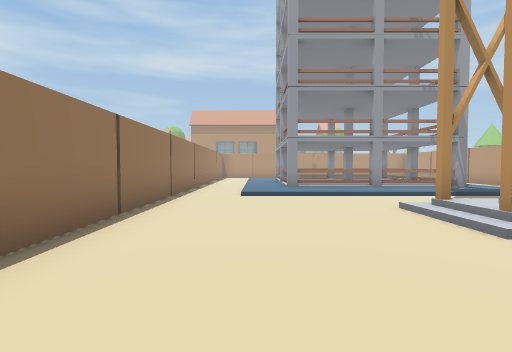
[1] (above)

16 first-person views from a walk through a Unity game level. The camera is 1.4 m above the floor, tilts 2° down and sees 85° across. The floor is counted in squares, 2 m on a side. Each view is taken from the middle of a square. On the plan, view 1 faces up. The plan holds only what a view shows up to about 9 squares ahead; the rest is blank. The place goes on beyond the plan.

[2]
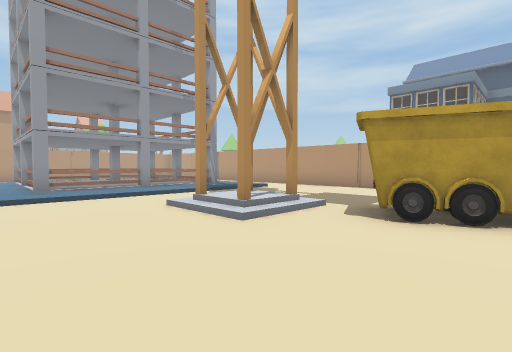

[3]
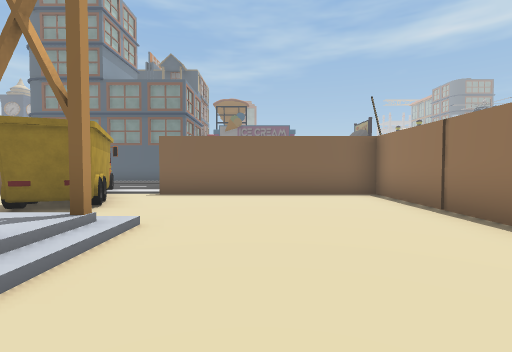

[4]
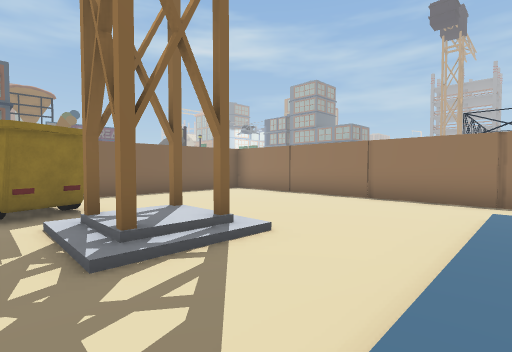

[5]
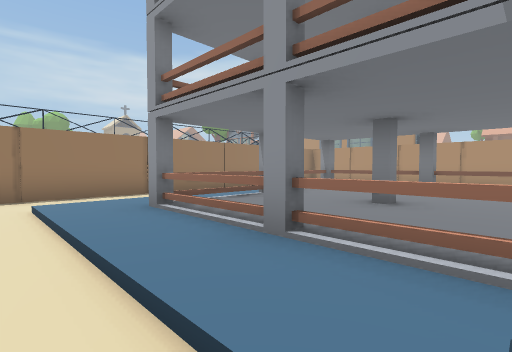

[6]
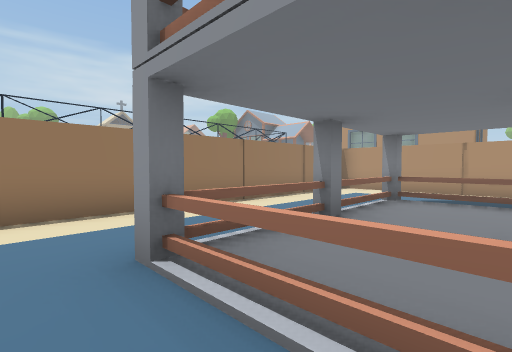

[7]
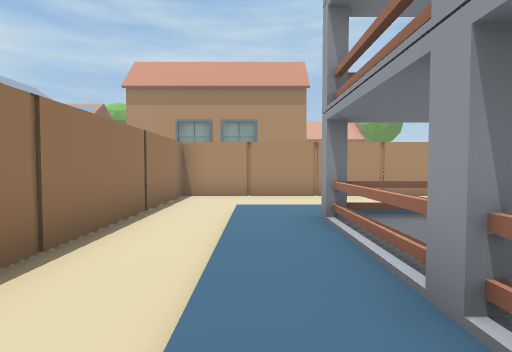

[8]
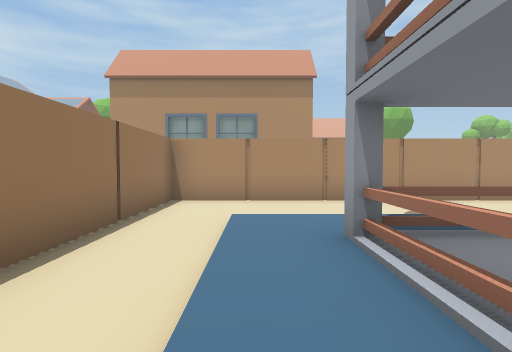

[9]
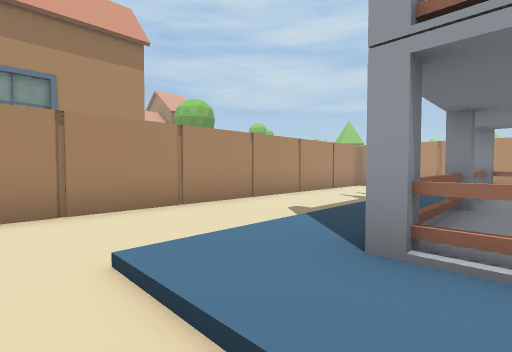

[10]
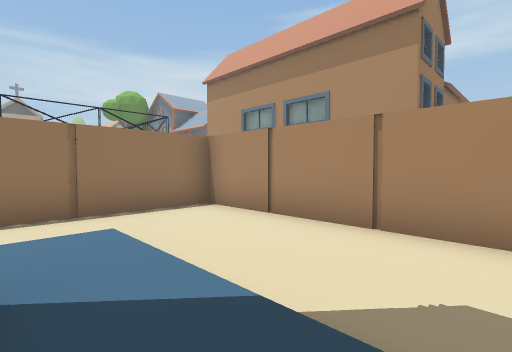

[11]
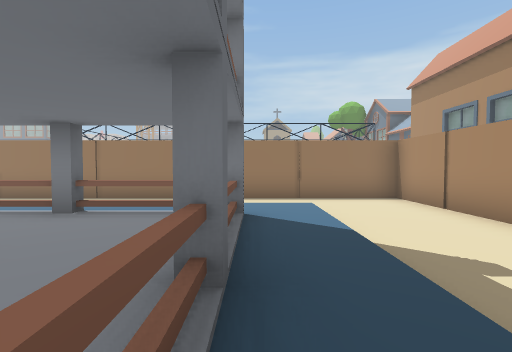

[12]
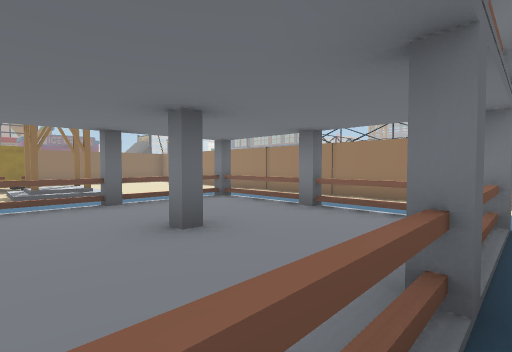

[13]
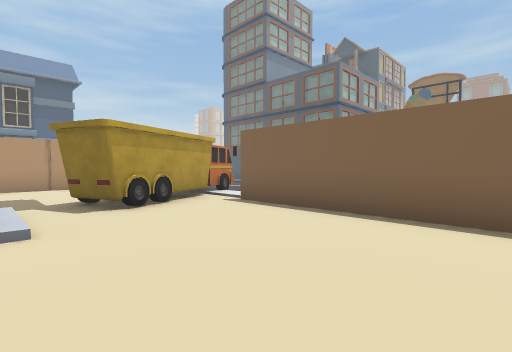

[14]
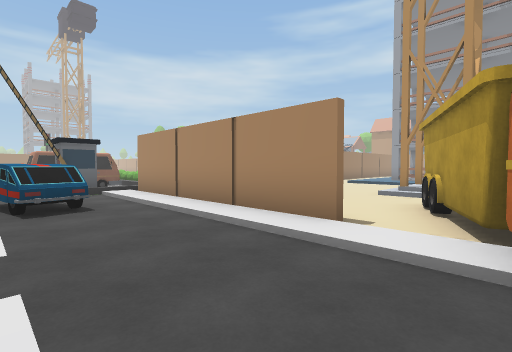

[15]
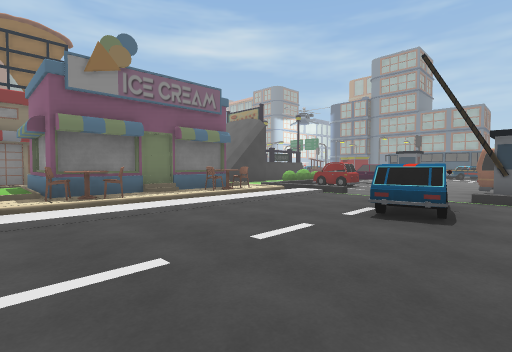

[16]
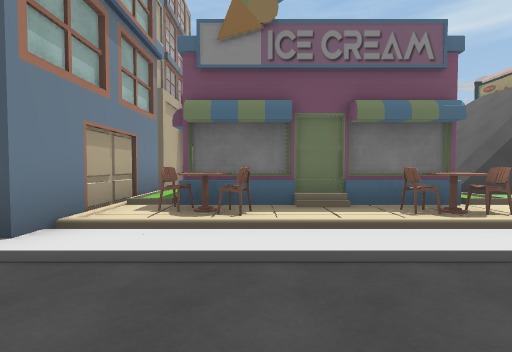

### Floor plan
Key: @ floor where view 1 was taken; # wall or solid block; x gap in a wall; . main floor; : floor 0.25 m higher than the main floor; / step, stairs or slope; = window, fence, low wall or low ledge; T thing the floor can be seen under or through; R truck; H house; C car; O other object.
Columns run from 7 left of view 1 to 5 right of it. Each row starts with its distance up from view 1.
 22          H
 21          H
 20          H
 19    HHHHHHH
 18    HHHHHHH
 17      ########
 16      #.......
 15      #.......
 14      #.//////
 13      #.:#::=:
 12      #.:#==::
 11      #.:#:::
 10      #.:x:#:
  9      #.:T:::
  8      #.:TTTT:
  7      #.::::::
  6      #.......
  5      #.......
  4      #....##.
  3      #....##.
  2      #......R
  1      #.....RR
  0      #.@....R
 -1   CC/######.R
 -2   C##///////R
 -3 ..C./ CC.....
 -4 ...   C......
 -5    .........
 -6    .////////
 -7     //##/#=#
 -8     //######
 -9
-10           ##
-11           #OO
-12           #O

Positions as (right, up) in squares from view 1, and headings:
1: (0, 0), facing up
2: (0, 0), facing up-right
3: (1, 6), facing down
4: (5, 7), facing down-left
5: (5, 6), facing up-left
6: (3, 7), facing up-left
7: (0, 9), facing up
8: (0, 10), facing up
9: (-1, 12), facing up-right
10: (3, 13), facing up-left
11: (5, 13), facing left
12: (5, 13), facing down-left
13: (-1, 3), facing down-right
14: (5, -4), facing up-left
15: (4, -2), facing down-left
16: (2, -4), facing down
